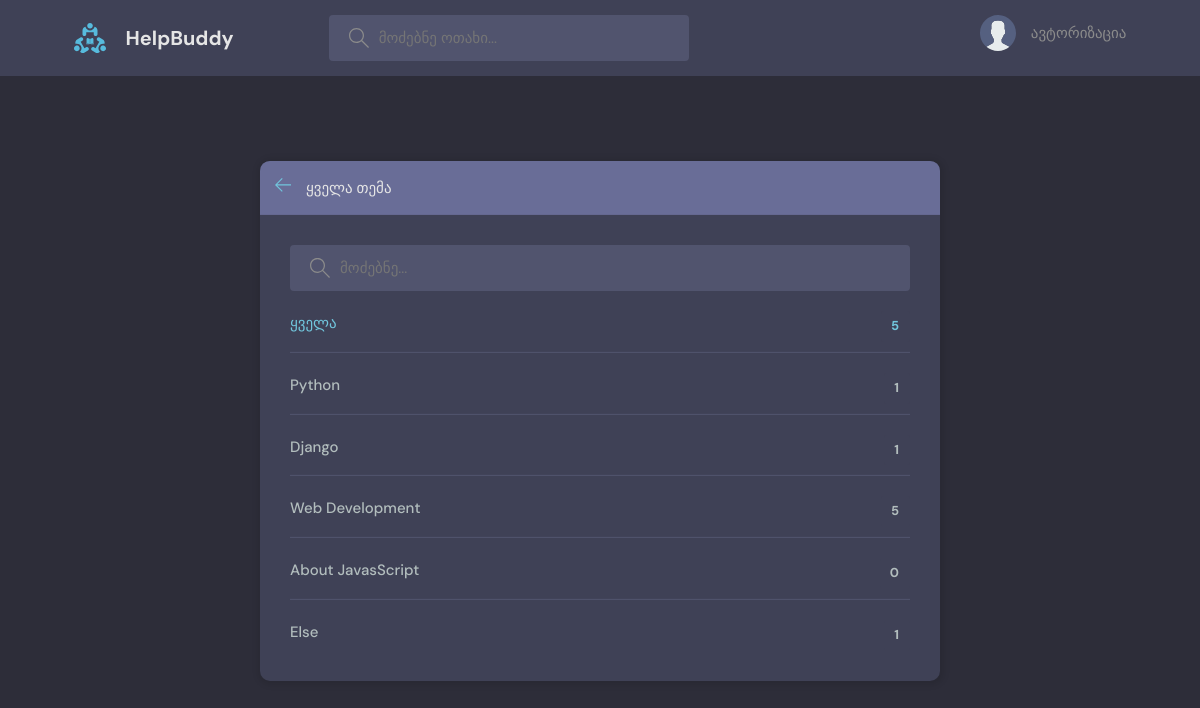
/topics/, run on an earlier commit of the app's database.
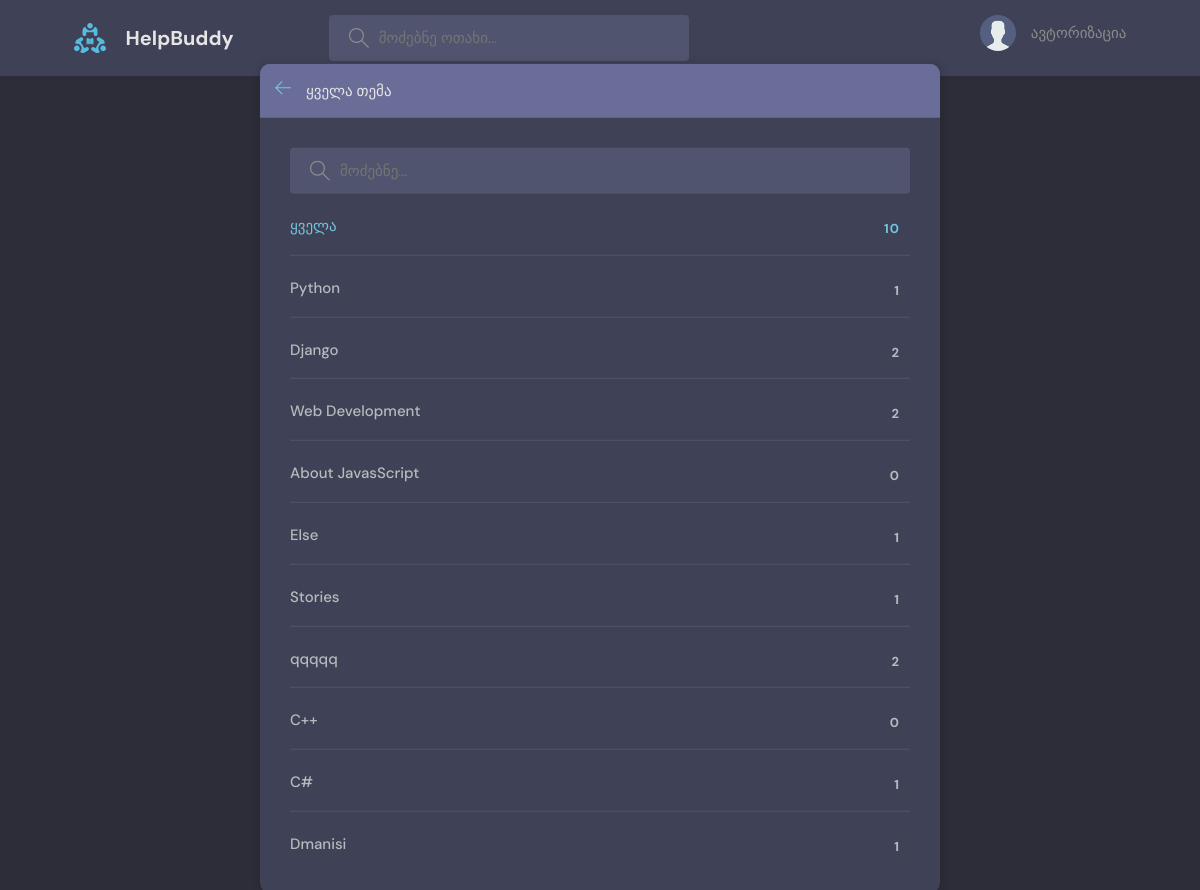
And on a later commit of the database.
### base/models.py (models this page shows, shortened)
class Topic(models.Model):
    name = models.CharField(max_length=200)

### base/views.py (the view)
# urls.py: path('topics/', views.topicsPage, name='topics'),
def topicsPage(request):
    q = request.GET.get('q') if request.GET.get('q') != None else ''
    topics = Topic.objects.filter(name__icontains=q)
    return render(request, 'base/topics.html', {'topics': topics})

### base/templates/base/topics.html (shortened to what this page needs)
{% extends "main.html" %}
{% block content %}
<main class="create-room layout">
  <div class="container">
    <div class="layout__box">
      <div class="layout__boxHeader">
        <div class="layout__boxTitle">
          <a href="{% url 'home' %}">
            <svg
              version="1.1"
              xmlns="http://www.w3.org/2000/svg"
              width="32"
              height="32"
              viewBox="0 0 32 32"
            >
              <title>arrow-left</title>
              <path
                d="M13.723 2.286l-13.723 13.714 13.719 13.714 1.616-1.611-10.96-10.96h27.625v-2.286h-27.625l10.965-10.965-1.616-1.607z"
              ></path>
            </svg>
          </a>
          <h3>ყველა თემა</h3>
        </div>
      </div>
      <div class="topics-page layout__body">
        <form class="header__search" action="" method="GET">
          <label>
            <input placeholder="მოძებნე..." name="q" />
          </label>
        </form>
        <ul class="topics__list">
          <li>
            <a href="{% url 'topics' %}" class="active"
              >ყველა <span>{{topics.count}}</span></a
            >
          </li>
          {% for topic in topics %}
          <li>
            <a href="{% url 'home' %}?q={{topic.name}}"
              >{{ topic.name }} <span>{{topic.room_set.all.count}}</span></a
            >
          </li>
          {% endfor %}
        </ul>
      </div>
    </div>
  </div>
</main>
{% endblock content %}

What changed in the data, as far as the page shows it:
computed for Topic "Django": room_set.all.count "1" → "2"
computed for Topic "Web Development": room_set.all.count "5" → "2"
added Topic: name "Stories", room_set.all.count "1"
added Topic: name "qqqqq", room_set.all.count "2"
added Topic: name "C++", room_set.all.count "0"
added Topic: name "C#", room_set.all.count "1"
added Topic: name "Dmanisi", room_set.all.count "1"
Also different on the page:
{{ topics.count }}: "5" → "10"
